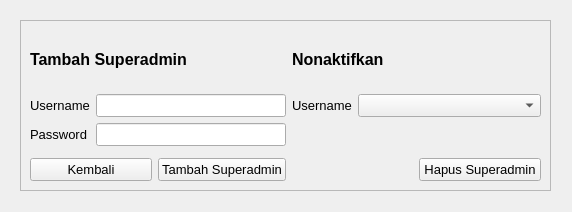
<?xml version="1.0" encoding="UTF-8"?>
<ui version="4.0">
 <class>Form</class>
 <widget class="QWidget" name="Form">
  <property name="geometry">
   <rect>
    <x>0</x>
    <y>0</y>
    <width>572</width>
    <height>212</height>
   </rect>
  </property>
  <property name="windowTitle">
   <string>Form</string>
  </property>
  <widget class="QScrollArea" name="scrollArea">
   <property name="geometry">
    <rect>
     <x>20</x>
     <y>20</y>
     <width>531</width>
     <height>171</height>
    </rect>
   </property>
   <property name="widgetResizable">
    <bool>true</bool>
   </property>
   <widget class="QWidget" name="scrollAreaWidgetContents">
    <property name="geometry">
     <rect>
      <x>0</x>
      <y>0</y>
      <width>529</width>
      <height>169</height>
     </rect>
    </property>
    <layout class="QGridLayout" name="gridLayout_2">
     <item row="0" column="0">
      <layout class="QGridLayout" name="gridLayout">
       <item row="3" column="0">
        <widget class="QPushButton" name="btn_back">
         <property name="font">
          <font>
           <pointsize>10</pointsize>
          </font>
         </property>
         <property name="text">
          <string>Kembali</string>
         </property>
        </widget>
       </item>
       <item row="3" column="3">
        <widget class="QPushButton" name="btn_delete">
         <property name="font">
          <font>
           <pointsize>10</pointsize>
          </font>
         </property>
         <property name="text">
          <string>Hapus Superadmin</string>
         </property>
        </widget>
       </item>
       <item row="3" column="1">
        <widget class="QPushButton" name="btn_add">
         <property name="font">
          <font>
           <pointsize>10</pointsize>
          </font>
         </property>
         <property name="text">
          <string>Tambah Superadmin</string>
         </property>
        </widget>
       </item>
       <item row="0" column="2">
        <widget class="QLabel" name="label_2">
         <property name="font">
          <font>
           <pointsize>12</pointsize>
           <weight>75</weight>
           <bold>true</bold>
          </font>
         </property>
         <property name="text">
          <string>Nonaktifkan</string>
         </property>
        </widget>
       </item>
       <item row="2" column="2" colspan="2">
        <layout class="QFormLayout" name="formLayout_2">
         <item row="1" column="0">
          <widget class="QLabel" name="label_4">
           <property name="font">
            <font>
             <pointsize>10</pointsize>
            </font>
           </property>
           <property name="text">
            <string>Username</string>
           </property>
          </widget>
         </item>
         <item row="1" column="1">
          <widget class="QComboBox" name="cmb_superadmin">
           <property name="font">
            <font>
             <pointsize>10</pointsize>
            </font>
           </property>
          </widget>
         </item>
        </layout>
       </item>
       <item row="2" column="0" colspan="2">
        <layout class="QFormLayout" name="formLayout">
         <item row="1" column="0">
          <widget class="QLabel" name="label_3">
           <property name="font">
            <font>
             <pointsize>10</pointsize>
            </font>
           </property>
           <property name="text">
            <string>Username</string>
           </property>
          </widget>
         </item>
         <item row="1" column="1">
          <widget class="QLineEdit" name="in_username">
           <property name="font">
            <font>
             <pointsize>10</pointsize>
            </font>
           </property>
          </widget>
         </item>
         <item row="2" column="0">
          <widget class="QLabel" name="label_5">
           <property name="font">
            <font>
             <pointsize>10</pointsize>
            </font>
           </property>
           <property name="text">
            <string>Password</string>
           </property>
          </widget>
         </item>
         <item row="2" column="1">
          <widget class="QLineEdit" name="in_password">
           <property name="font">
            <font>
             <pointsize>10</pointsize>
            </font>
           </property>
           <property name="echoMode">
            <enum>QLineEdit::Password</enum>
           </property>
          </widget>
         </item>
        </layout>
       </item>
       <item row="0" column="0" colspan="2">
        <widget class="QLabel" name="label">
         <property name="font">
          <font>
           <pointsize>12</pointsize>
           <weight>75</weight>
           <bold>true</bold>
          </font>
         </property>
         <property name="text">
          <string>Tambah Superadmin</string>
         </property>
        </widget>
       </item>
      </layout>
     </item>
    </layout>
   </widget>
  </widget>
 </widget>
 <resources/>
 <connections/>
</ui>
